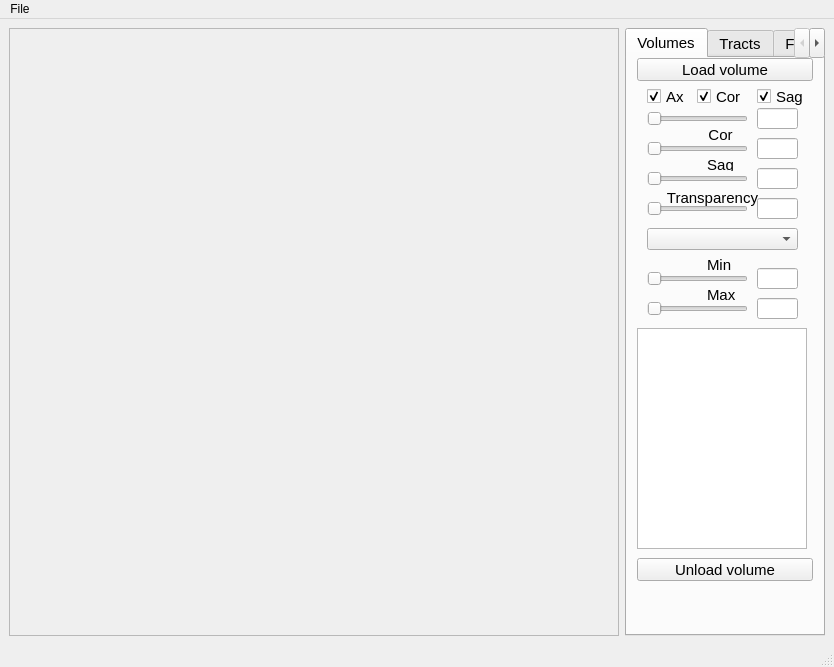
<?xml version="1.0" encoding="UTF-8"?>
<ui version="4.0">
 <class>MainWindow</class>
 <widget class="QMainWindow" name="MainWindow">
  <property name="geometry">
   <rect>
    <x>0</x>
    <y>0</y>
    <width>834</width>
    <height>667</height>
   </rect>
  </property>
  <property name="windowTitle">
   <string>MainWindow</string>
  </property>
  <widget class="QWidget" name="centralwidget">
   <property name="sizePolicy">
    <sizepolicy hsizetype="Maximum" vsizetype="Maximum">
     <horstretch>0</horstretch>
     <verstretch>0</verstretch>
    </sizepolicy>
   </property>
   <layout class="QGridLayout" name="gridLayout">
    <item row="0" column="0">
     <widget class="QFrame" name="RenderFrame">
      <property name="sizePolicy">
       <sizepolicy hsizetype="Expanding" vsizetype="Expanding">
        <horstretch>0</horstretch>
        <verstretch>0</verstretch>
       </sizepolicy>
      </property>
      <property name="minimumSize">
       <size>
        <width>600</width>
        <height>600</height>
       </size>
      </property>
      <property name="frameShape">
       <enum>QFrame::StyledPanel</enum>
      </property>
      <property name="frameShadow">
       <enum>QFrame::Raised</enum>
      </property>
     </widget>
    </item>
    <item row="0" column="1">
     <widget class="QTabWidget" name="tabWidget">
      <property name="sizePolicy">
       <sizepolicy hsizetype="Fixed" vsizetype="Expanding">
        <horstretch>0</horstretch>
        <verstretch>0</verstretch>
       </sizepolicy>
      </property>
      <property name="minimumSize">
       <size>
        <width>200</width>
        <height>0</height>
       </size>
      </property>
      <property name="maximumSize">
       <size>
        <width>200</width>
        <height>16777215</height>
       </size>
      </property>
      <property name="font">
       <font>
        <pointsize>11</pointsize>
       </font>
      </property>
      <property name="currentIndex">
       <number>0</number>
      </property>
      <widget class="QWidget" name="generalVolumesTab">
       <attribute name="title">
        <string>Volumes</string>
       </attribute>
       <widget class="QPushButton" name="loadVolume">
        <property name="geometry">
         <rect>
          <x>10</x>
          <y>0</y>
          <width>176</width>
          <height>23</height>
         </rect>
        </property>
        <property name="font">
         <font>
          <pointsize>11</pointsize>
         </font>
        </property>
        <property name="text">
         <string>Load volume</string>
        </property>
       </widget>
       <widget class="QSlider" name="coronalSlider">
        <property name="geometry">
         <rect>
          <x>20</x>
          <y>80</y>
          <width>101</width>
          <height>22</height>
         </rect>
        </property>
        <property name="orientation">
         <enum>Qt::Horizontal</enum>
        </property>
       </widget>
       <widget class="QLabel" name="label_7">
        <property name="geometry">
         <rect>
          <x>70</x>
          <y>100</y>
          <width>47</width>
          <height>13</height>
         </rect>
        </property>
        <property name="font">
         <font>
          <pointsize>11</pointsize>
         </font>
        </property>
        <property name="text">
         <string>Sag</string>
        </property>
        <property name="alignment">
         <set>Qt::AlignCenter</set>
        </property>
       </widget>
       <widget class="QSlider" name="volTransparencySlider">
        <property name="geometry">
         <rect>
          <x>20</x>
          <y>140</y>
          <width>101</width>
          <height>22</height>
         </rect>
        </property>
        <property name="orientation">
         <enum>Qt::Horizontal</enum>
        </property>
       </widget>
       <widget class="QLabel" name="label_8">
        <property name="geometry">
         <rect>
          <x>40</x>
          <y>130</y>
          <width>91</width>
          <height>20</height>
         </rect>
        </property>
        <property name="font">
         <font>
          <pointsize>11</pointsize>
         </font>
        </property>
        <property name="text">
         <string>Transparency</string>
        </property>
        <property name="alignment">
         <set>Qt::AlignCenter</set>
        </property>
       </widget>
       <widget class="QSlider" name="axialSlider">
        <property name="geometry">
         <rect>
          <x>20</x>
          <y>50</y>
          <width>101</width>
          <height>22</height>
         </rect>
        </property>
        <property name="orientation">
         <enum>Qt::Horizontal</enum>
        </property>
       </widget>
       <widget class="QLabel" name="label_10">
        <property name="geometry">
         <rect>
          <x>70</x>
          <y>70</y>
          <width>47</width>
          <height>13</height>
         </rect>
        </property>
        <property name="font">
         <font>
          <pointsize>11</pointsize>
         </font>
        </property>
        <property name="text">
         <string>Cor</string>
        </property>
        <property name="alignment">
         <set>Qt::AlignCenter</set>
        </property>
       </widget>
       <widget class="QComboBox" name="volColormapBox">
        <property name="geometry">
         <rect>
          <x>20</x>
          <y>170</y>
          <width>151</width>
          <height>22</height>
         </rect>
        </property>
        <property name="layoutDirection">
         <enum>Qt::LeftToRight</enum>
        </property>
       </widget>
       <widget class="QSlider" name="volMaxValSlider">
        <property name="geometry">
         <rect>
          <x>20</x>
          <y>240</y>
          <width>101</width>
          <height>22</height>
         </rect>
        </property>
        <property name="orientation">
         <enum>Qt::Horizontal</enum>
        </property>
       </widget>
       <widget class="QLabel" name="label_2">
        <property name="geometry">
         <rect>
          <x>80</x>
          <y>230</y>
          <width>47</width>
          <height>13</height>
         </rect>
        </property>
        <property name="font">
         <font>
          <pointsize>11</pointsize>
         </font>
        </property>
        <property name="text">
         <string>Max</string>
        </property>
       </widget>
       <widget class="QLabel" name="label">
        <property name="geometry">
         <rect>
          <x>80</x>
          <y>200</y>
          <width>47</width>
          <height>13</height>
         </rect>
        </property>
        <property name="font">
         <font>
          <pointsize>11</pointsize>
         </font>
        </property>
        <property name="text">
         <string>Min</string>
        </property>
       </widget>
       <widget class="QSlider" name="volMinValSlider">
        <property name="geometry">
         <rect>
          <x>20</x>
          <y>210</y>
          <width>101</width>
          <height>22</height>
         </rect>
        </property>
        <property name="orientation">
         <enum>Qt::Horizontal</enum>
        </property>
       </widget>
       <widget class="QCheckBox" name="axialImageCheckBox">
        <property name="geometry">
         <rect>
          <x>20</x>
          <y>30</y>
          <width>51</width>
          <height>17</height>
         </rect>
        </property>
        <property name="font">
         <font>
          <pointsize>11</pointsize>
         </font>
        </property>
        <property name="text">
         <string>Ax</string>
        </property>
        <property name="checked">
         <bool>true</bool>
        </property>
       </widget>
       <widget class="QListWidget" name="volumesListWidget">
        <property name="geometry">
         <rect>
          <x>10</x>
          <y>270</y>
          <width>170</width>
          <height>221</height>
         </rect>
        </property>
        <property name="sizePolicy">
         <sizepolicy hsizetype="Minimum" vsizetype="Expanding">
          <horstretch>0</horstretch>
          <verstretch>0</verstretch>
         </sizepolicy>
        </property>
       </widget>
       <widget class="QPushButton" name="unloadVolButton">
        <property name="geometry">
         <rect>
          <x>10</x>
          <y>500</y>
          <width>176</width>
          <height>23</height>
         </rect>
        </property>
        <property name="font">
         <font>
          <pointsize>11</pointsize>
         </font>
        </property>
        <property name="text">
         <string>Unload volume</string>
        </property>
       </widget>
       <widget class="QLineEdit" name="volMinValEdit">
        <property name="geometry">
         <rect>
          <x>130</x>
          <y>210</y>
          <width>41</width>
          <height>21</height>
         </rect>
        </property>
       </widget>
       <widget class="QLineEdit" name="volMaxValEdit">
        <property name="geometry">
         <rect>
          <x>130</x>
          <y>240</y>
          <width>41</width>
          <height>21</height>
         </rect>
        </property>
       </widget>
       <widget class="QLineEdit" name="axialEdit">
        <property name="geometry">
         <rect>
          <x>130</x>
          <y>50</y>
          <width>41</width>
          <height>21</height>
         </rect>
        </property>
       </widget>
       <widget class="QLineEdit" name="coronalEdit">
        <property name="geometry">
         <rect>
          <x>130</x>
          <y>80</y>
          <width>41</width>
          <height>21</height>
         </rect>
        </property>
       </widget>
       <widget class="QLineEdit" name="sagittalEdit">
        <property name="geometry">
         <rect>
          <x>130</x>
          <y>110</y>
          <width>41</width>
          <height>21</height>
         </rect>
        </property>
       </widget>
       <widget class="QLineEdit" name="volMinValEdit_5">
        <property name="geometry">
         <rect>
          <x>130</x>
          <y>140</y>
          <width>41</width>
          <height>21</height>
         </rect>
        </property>
       </widget>
       <widget class="QSlider" name="sagittalSlider">
        <property name="geometry">
         <rect>
          <x>20</x>
          <y>110</y>
          <width>101</width>
          <height>22</height>
         </rect>
        </property>
        <property name="orientation">
         <enum>Qt::Horizontal</enum>
        </property>
       </widget>
       <widget class="QCheckBox" name="axialImageCheckBox_2">
        <property name="geometry">
         <rect>
          <x>70</x>
          <y>30</y>
          <width>51</width>
          <height>17</height>
         </rect>
        </property>
        <property name="font">
         <font>
          <pointsize>11</pointsize>
         </font>
        </property>
        <property name="text">
         <string>Cor</string>
        </property>
        <property name="checked">
         <bool>true</bool>
        </property>
       </widget>
       <widget class="QCheckBox" name="axialImageCheckBox_3">
        <property name="geometry">
         <rect>
          <x>130</x>
          <y>30</y>
          <width>51</width>
          <height>17</height>
         </rect>
        </property>
        <property name="font">
         <font>
          <pointsize>11</pointsize>
         </font>
        </property>
        <property name="text">
         <string>Sag</string>
        </property>
        <property name="checked">
         <bool>true</bool>
        </property>
       </widget>
      </widget>
      <widget class="QWidget" name="generalTractsTab">
       <attribute name="title">
        <string>Tracts</string>
       </attribute>
       <layout class="QVBoxLayout" name="verticalLayout">
        <item>
         <widget class="QPushButton" name="loadSingleTract">
          <property name="font">
           <font>
            <pointsize>11</pointsize>
           </font>
          </property>
          <property name="text">
           <string>Load tract</string>
          </property>
         </widget>
        </item>
        <item>
         <widget class="QPushButton" name="loadAllTracts">
          <property name="font">
           <font>
            <pointsize>11</pointsize>
           </font>
          </property>
          <property name="text">
           <string>Load folder</string>
          </property>
         </widget>
        </item>
        <item>
         <widget class="QPushButton" name="deleteAllTracts">
          <property name="font">
           <font>
            <pointsize>11</pointsize>
           </font>
          </property>
          <property name="text">
           <string>Delete all tracts</string>
          </property>
         </widget>
        </item>
        <item>
         <widget class="QListWidget" name="tractsList">
          <property name="sizePolicy">
           <sizepolicy hsizetype="Minimum" vsizetype="Expanding">
            <horstretch>0</horstretch>
            <verstretch>0</verstretch>
           </sizepolicy>
          </property>
         </widget>
        </item>
        <item>
         <widget class="QTabWidget" name="tractPropertiesContainer">
          <property name="enabled">
           <bool>true</bool>
          </property>
          <property name="sizePolicy">
           <sizepolicy hsizetype="Expanding" vsizetype="Expanding">
            <horstretch>0</horstretch>
            <verstretch>0</verstretch>
           </sizepolicy>
          </property>
          <property name="currentIndex">
           <number>0</number>
          </property>
          <widget class="QWidget" name="generalPropertiesTab">
           <attribute name="title">
            <string>General</string>
           </attribute>
           <widget class="QCheckBox" name="highlightedOnlyCheckbox">
            <property name="geometry">
             <rect>
              <x>20</x>
              <y>10</y>
              <width>141</width>
              <height>17</height>
             </rect>
            </property>
            <property name="font">
             <font>
              <pointsize>11</pointsize>
             </font>
            </property>
            <property name="text">
             <string>Highlight selected</string>
            </property>
           </widget>
           <widget class="QCheckBox" name="checkBox_2">
            <property name="geometry">
             <rect>
              <x>20</x>
              <y>30</y>
              <width>141</width>
              <height>17</height>
             </rect>
            </property>
            <property name="font">
             <font>
              <pointsize>11</pointsize>
             </font>
            </property>
            <property name="text">
             <string>Hide non-selected</string>
            </property>
           </widget>
           <widget class="QPushButton" name="deleteOneTractButton">
            <property name="geometry">
             <rect>
              <x>10</x>
              <y>50</y>
              <width>151</width>
              <height>23</height>
             </rect>
            </property>
            <property name="font">
             <font>
              <pointsize>11</pointsize>
             </font>
            </property>
            <property name="text">
             <string>Delete tract</string>
            </property>
            <property name="autoDefault">
             <bool>false</bool>
            </property>
            <property name="default">
             <bool>false</bool>
            </property>
            <property name="flat">
             <bool>false</bool>
            </property>
           </widget>
           <widget class="QLabel" name="label_6">
            <property name="geometry">
             <rect>
              <x>40</x>
              <y>80</y>
              <width>91</width>
              <height>20</height>
             </rect>
            </property>
            <property name="font">
             <font>
              <pointsize>11</pointsize>
             </font>
            </property>
            <property name="text">
             <string>Transparency</string>
            </property>
            <property name="alignment">
             <set>Qt::AlignCenter</set>
            </property>
           </widget>
           <widget class="QSlider" name="tractColAlphaSlider">
            <property name="geometry">
             <rect>
              <x>10</x>
              <y>90</y>
              <width>141</width>
              <height>22</height>
             </rect>
            </property>
            <property name="maximum">
             <number>255</number>
            </property>
            <property name="value">
             <number>255</number>
            </property>
            <property name="orientation">
             <enum>Qt::Horizontal</enum>
            </property>
           </widget>
           <widget class="QLabel" name="label_11">
            <property name="geometry">
             <rect>
              <x>50</x>
              <y>110</y>
              <width>71</width>
              <height>16</height>
             </rect>
            </property>
            <property name="font">
             <font>
              <pointsize>11</pointsize>
             </font>
            </property>
            <property name="text">
             <string>Thickness</string>
            </property>
            <property name="alignment">
             <set>Qt::AlignCenter</set>
            </property>
           </widget>
           <widget class="QSlider" name="tractThickSlider">
            <property name="geometry">
             <rect>
              <x>10</x>
              <y>120</y>
              <width>141</width>
              <height>22</height>
             </rect>
            </property>
            <property name="minimum">
             <number>2</number>
            </property>
            <property name="maximum">
             <number>10</number>
            </property>
            <property name="value">
             <number>2</number>
            </property>
            <property name="orientation">
             <enum>Qt::Horizontal</enum>
            </property>
           </widget>
          </widget>
          <widget class="QWidget" name="tab">
           <attribute name="title">
            <string>Tract color light</string>
           </attribute>
           <widget class="QSlider" name="tractColRedSlider">
            <property name="geometry">
             <rect>
              <x>10</x>
              <y>20</y>
              <width>141</width>
              <height>22</height>
             </rect>
            </property>
            <property name="maximum">
             <number>255</number>
            </property>
            <property name="orientation">
             <enum>Qt::Horizontal</enum>
            </property>
           </widget>
           <widget class="QSlider" name="tractColGreenSlider">
            <property name="geometry">
             <rect>
              <x>10</x>
              <y>40</y>
              <width>141</width>
              <height>22</height>
             </rect>
            </property>
            <property name="maximum">
             <number>255</number>
            </property>
            <property name="orientation">
             <enum>Qt::Horizontal</enum>
            </property>
           </widget>
           <widget class="QSlider" name="tractColBlueSlider">
            <property name="geometry">
             <rect>
              <x>10</x>
              <y>60</y>
              <width>141</width>
              <height>22</height>
             </rect>
            </property>
            <property name="maximum">
             <number>255</number>
            </property>
            <property name="orientation">
             <enum>Qt::Horizontal</enum>
            </property>
           </widget>
           <widget class="QLabel" name="label_3">
            <property name="geometry">
             <rect>
              <x>40</x>
              <y>10</y>
              <width>91</width>
              <height>20</height>
             </rect>
            </property>
            <property name="font">
             <font>
              <pointsize>11</pointsize>
             </font>
            </property>
            <property name="text">
             <string>Color by RGB</string>
            </property>
            <property name="alignment">
             <set>Qt::AlignCenter</set>
            </property>
           </widget>
           <widget class="QPushButton" name="pushButton_3">
            <property name="geometry">
             <rect>
              <x>10</x>
              <y>110</y>
              <width>151</width>
              <height>23</height>
             </rect>
            </property>
            <property name="font">
             <font>
              <pointsize>11</pointsize>
             </font>
            </property>
            <property name="text">
             <string>Color by active vol</string>
            </property>
           </widget>
           <widget class="QPushButton" name="tractColDECButton">
            <property name="geometry">
             <rect>
              <x>10</x>
              <y>80</y>
              <width>151</width>
              <height>23</height>
             </rect>
            </property>
            <property name="font">
             <font>
              <pointsize>11</pointsize>
             </font>
            </property>
            <property name="text">
             <string>Color by direction</string>
            </property>
           </widget>
          </widget>
         </widget>
        </item>
       </layout>
       <zorder>tractPropertiesContainer</zorder>
       <zorder>loadSingleTract</zorder>
       <zorder>loadAllTracts</zorder>
       <zorder>deleteAllTracts</zorder>
       <zorder>tractsList</zorder>
      </widget>
      <widget class="QWidget" name="fodTab">
       <attribute name="title">
        <string>FODs</string>
       </attribute>
       <widget class="QPushButton" name="loadFODButton">
        <property name="geometry">
         <rect>
          <x>10</x>
          <y>10</y>
          <width>176</width>
          <height>23</height>
         </rect>
        </property>
        <property name="font">
         <font>
          <pointsize>11</pointsize>
         </font>
        </property>
        <property name="text">
         <string>Load FOD .nii</string>
        </property>
       </widget>
       <widget class="QPushButton" name="deleteFODButton">
        <property name="geometry">
         <rect>
          <x>10</x>
          <y>40</y>
          <width>176</width>
          <height>23</height>
         </rect>
        </property>
        <property name="font">
         <font>
          <pointsize>11</pointsize>
         </font>
        </property>
        <property name="text">
         <string>Delete FOD</string>
        </property>
       </widget>
       <widget class="QSlider" name="fodSubsampSlider">
        <property name="geometry">
         <rect>
          <x>30</x>
          <y>90</y>
          <width>141</width>
          <height>22</height>
         </rect>
        </property>
        <property name="minimum">
         <number>1</number>
        </property>
        <property name="maximum">
         <number>32</number>
        </property>
        <property name="value">
         <number>16</number>
        </property>
        <property name="orientation">
         <enum>Qt::Horizontal</enum>
        </property>
       </widget>
       <widget class="QLabel" name="label_9">
        <property name="geometry">
         <rect>
          <x>30</x>
          <y>70</y>
          <width>141</width>
          <height>20</height>
         </rect>
        </property>
        <property name="font">
         <font>
          <pointsize>11</pointsize>
         </font>
        </property>
        <property name="text">
         <string>FOD subsampling</string>
        </property>
        <property name="alignment">
         <set>Qt::AlignCenter</set>
        </property>
       </widget>
      </widget>
      <widget class="QWidget" name="tab_2">
       <attribute name="title">
        <string>ROIs</string>
       </attribute>
       <widget class="QListWidget" name="ROIsList">
        <property name="geometry">
         <rect>
          <x>10</x>
          <y>10</y>
          <width>170</width>
          <height>221</height>
         </rect>
        </property>
        <property name="sizePolicy">
         <sizepolicy hsizetype="Minimum" vsizetype="Expanding">
          <horstretch>0</horstretch>
          <verstretch>0</verstretch>
         </sizepolicy>
        </property>
       </widget>
       <widget class="QPushButton" name="sphereROIButton">
        <property name="geometry">
         <rect>
          <x>10</x>
          <y>240</y>
          <width>176</width>
          <height>23</height>
         </rect>
        </property>
        <property name="font">
         <font>
          <pointsize>11</pointsize>
         </font>
        </property>
        <property name="text">
         <string>Add sphere ROI</string>
        </property>
       </widget>
      </widget>
     </widget>
    </item>
   </layout>
  </widget>
  <widget class="QMenuBar" name="menubar">
   <property name="geometry">
    <rect>
     <x>0</x>
     <y>0</y>
     <width>834</width>
     <height>22</height>
    </rect>
   </property>
   <widget class="QMenu" name="menuFile">
    <property name="title">
     <string>File</string>
    </property>
   </widget>
   <addaction name="menuFile"/>
  </widget>
  <widget class="QStatusBar" name="statusbar"/>
 </widget>
 <resources/>
 <connections/>
</ui>
